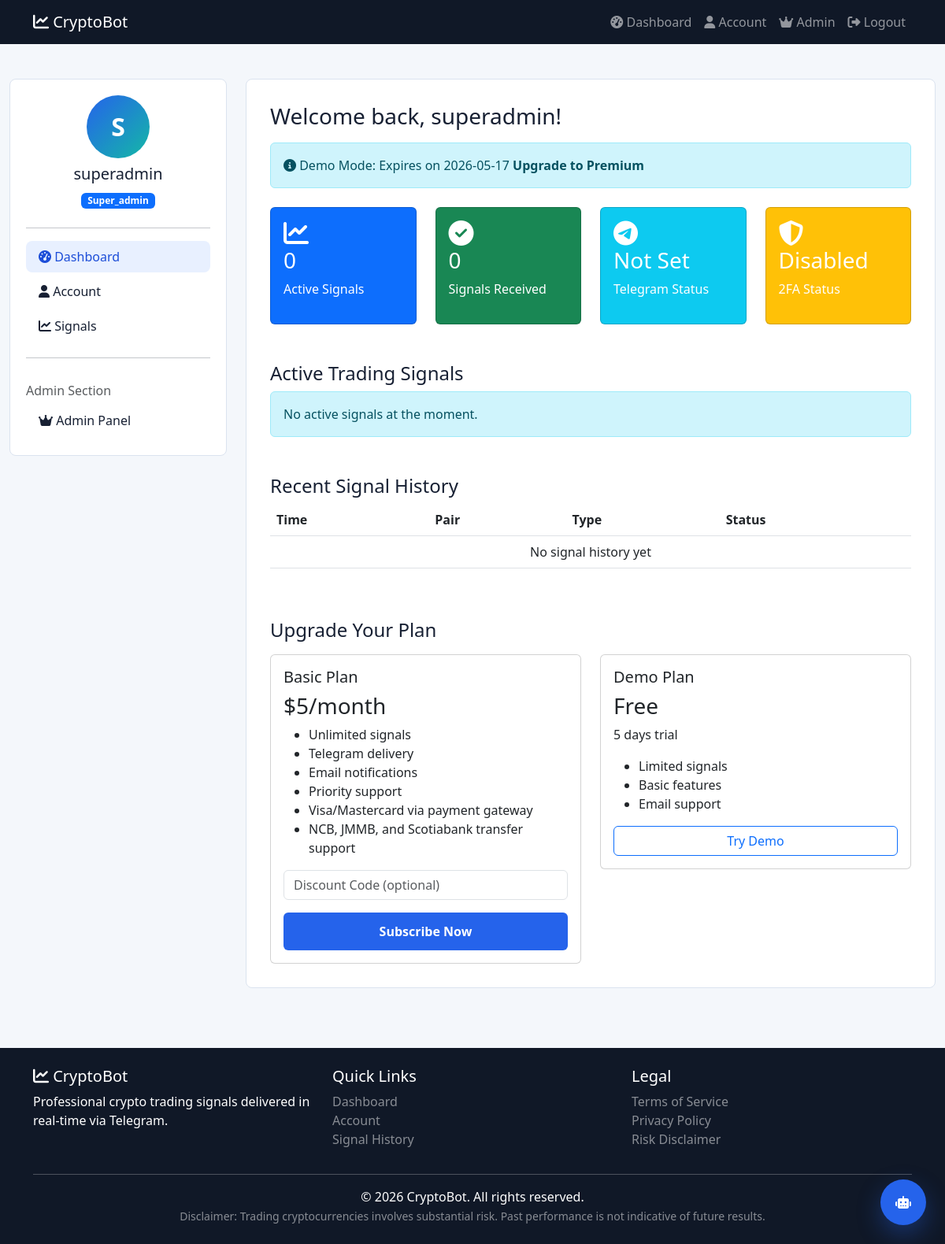
The app's page /dashboard (signed in) with its own data.
### database/models.py (models this page shows, shortened)
class User(UserMixin, db.Model):
    __tablename__ = 'users'
    id = db.Column(db.Integer, primary_key=True)
    email = db.Column(db.String(120), unique=True, nullable=False)
    username = db.Column(db.String(80), unique=True, nullable=False)
    password_hash = db.Column(db.String(200), nullable=False)
    role = db.Column(db.String(20), default='user')  # super_admin, admin, teacher, student, user
    subscription_status = db.Column(db.String(20), default='inactive')  # active, inactive, demo
    is_active = db.Column(db.Boolean, default=True)
    is_blocked = db.Column(db.Boolean, default=False)
    telegram_chat_id = db.Column(db.String(50), nullable=True)
    twofa_secret = db.Column(db.String(50), nullable=True)
    twofa_enabled = db.Column(db.Boolean, default=False)
    demo_expiry = db.Column(db.DateTime, nullable=True)
    created_at = db.Column(db.DateTime, default=datetime.utcnow)
    last_login = db.Column(db.DateTime, nullable=True)
    subscriptions = db.relationship('Subscription', backref='user', lazy=True)
    payments = db.relationship('Payment', backref='user', lazy=True)
    trades_created = db.relationship('Trade', backref='creator', lazy=True)
    logs = db.relationship('AdminLog', backref='admin', lazy=True)

### app.py (the view)
@app.route('/dashboard')
@login_required
def dashboard():
    if current_user.is_blocked:
        logout_user()
        flash('Your account has been blocked. Contact support.', 'danger')
        return redirect(url_for('login'))
    signals = Trade.query.filter_by(status='pending').order_by(Trade.created_at.desc()).limit(50).all()
    pairs = TradingPair.query.filter_by(is_active=True).all()
    subscription = Subscription.query.filter_by(user_id=current_user.id, is_active=True).first()
    recent_signals = SignalHistory.query.filter_by(user_id=current_user.id).order_by(SignalHistory.sent_at.desc()).limit(20).all()
    return render_template('dashboard.html',
                         signals=signals,
                         pairs=pairs,
                         subscription=subscription,
                         recent_signals=recent_signals)

### app.py (called while the page is built)
@app.context_processor
def inject_template_globals():
    return {'current_year': datetime.utcnow().year}

@login_manager.user_loader
def load_user(user_id):
    return User.query.get(int(user_id))

### templates/dashboard.html (shortened to what this page needs)
{% extends "includes/header.html" %}
{% block content %}
<div class="dashboard-container">
    <div class="container-fluid">
        <div class="row">
            <div class="col-md-3">
                <div class="dashboard-sidebar">
                    <div class="text-center mb-4">
                        <div class="user-avatar mx-auto mb-2">{{ current_user.username[:1]|upper }}</div>
                        <h5>{{ current_user.username }}</h5>
                        <span class="badge bg-primary">{{ current_user.role|title }}</span>
                    </div>
                    <hr>
                    <div class="nav flex-column">
                        <a class="nav-link active" href="{{ url_for('dashboard') }}">
                            <i class="fas fa-tachometer-alt"></i> Dashboard
                        </a>
                        <a class="nav-link" href="{{ url_for('account') }}">
                            <i class="fas fa-user"></i> Account
                        </a>
                        <a class="nav-link" href="{{ url_for('signals') }}">
                            <i class="fas fa-chart-line"></i> Signals
                        </a>
                        {% if current_user.role in ['super_admin', 'admin'] %}
                        <hr>
                        <h6 class="text-muted mt-3">Admin Section</h6>
                        <a class="nav-link" href="{{ url_for('admin_dashboard') }}">
                            <i class="fas fa-crown"></i> Admin Panel
                        </a>
                        {% endif %}
                    </div>
                </div>
            </div>
            <div class="col-md-9">
                <div class="dashboard-content">
                    <h3>Welcome back, {{ current_user.username }}!</h3>
                    <div class="alert alert-info mt-3">
                        <i class="fas fa-info-circle"></i>
                        {% if current_user.subscription_status == 'active' %}
                            Subscription: <strong>Active</strong> - Premium Access
                        {% elif current_user.subscription_status == 'demo' %}
                            Demo Mode: Expires on {{ current_user.demo_expiry.strftime('%Y-%m-%d') if current_user.demo_expiry else 'soon' }}
                            <a href="#subscribe" class="alert-link">Upgrade to Premium</a>
                        {% else %}
                            No active subscription. <a href="#subscribe" class="alert-link">Subscribe now</a>
                        {% endif %}
                    </div>
                    <div class="row mt-4">
                        <div class="col-md-3">
                            <div class="card bg-primary text-white">
                                <div class="card-body">
                                    <i class="fas fa-chart-line fa-2x"></i>
                                    <h3>{{ signals|length }}</h3>
                                    <p>Active Signals</p>
                                </div>
                            </div>
                        </div>
                        <div class="col-md-3">
                            <div class="card bg-success text-white">
                                <div class="card-body">
                                    <i class="fas fa-check-circle fa-2x"></i>
                                    <h3>{{ recent_signals|length }}</h3>
                                    <p>Signals Received</p>
                                </div>
                            </div>
                        </div>
                        <div class="col-md-3">
                            <div class="card bg-info text-white">
                                <div class="card-body">
                                    <i class="fab fa-telegram fa-2x"></i>
                                    <h3>{% if current_user.telegram_chat_id %}Connected{% else %}Not Set{% endif %}</h3>
                                    <p>Telegram Status</p>
                                </div>
                            </div>
                        </div>
                        <div class="col-md-3">
                            <div class="card bg-warning text-white">
                                <div class="card-body">
                                    <i class="fas fa-shield-alt fa-2x"></i>
                                    <h3>{% if current_user.twofa_enabled %}Enabled{% else %}Disabled{% endif %}</h3>
                                    <p>2FA Status</p>
                                </div>
                            </div>
                        </div>
                    </div>
                    <h4 class="mt-5">Active Trading Signals</h4>
                    <div class="signals-list">
                        {% for signal in signals %}
                        <div class="signal-card">
                            <div class="row align-items-center">
                                <div class="col-md-3">
                                    <strong>{{ signal.pair }}</strong>
                                </div>
                                <div class="col-md-2">
                                    <span class="signal-type-{{ signal.signal_type|lower }}">
                                        {{ signal.signal_type }}
                                    </span>
                                </div>
                                <div class="col-md-4">
                                    <small>Entry: {{ signal.entry_condition[:50] }}{% if signal.entry_condition|length > 50 %}...{% endif %}</small>
                                </div>
                                <div class="col-md-3 text-end">
                                    <small class="text-muted">{{ signal.created_at.strftime('%Y-%m-%d %H:%M') }}</small>
                                </div>
                            </div>
                            {% if signal.tp or signal.sl %}
                            <div class="row mt-2">
                                <div class="col-md-12">
                                    <small>TP: {{ signal.tp if signal.tp else 'N/A' }} | SL: {{ signal.sl if signal.sl else 'N/A' }}</small>
                                </div>
                            </div>
                            {% endif %}
                        </div>
                        {% else %}
                        <div class="alert alert-info">No active signals at the moment.</div>
                        {% endfor %}
                    </div>
                    <h4 class="mt-5">Recent Signal History</h4>
                    <div class="table-responsive">
                        <table class="table table-hover">
                            <thead>
                                <tr>
                                    <th>Time</th>
                                    <th>Pair</th>
                                    <th>Type</th>
                                    <th>Status</th>
                                </tr>
                            </thead>
                            <tbody>
                                {% for history in recent_signals %}
                                <tr>
                                    <td>{{ history.sent_at.strftime('%Y-%m-%d %H:%M') }}</td>
                                    <td>{{ history.trade.pair if history.trade else 'N/A' }}</td>
                                    <td>
                                        {% if history.trade %}
                                        <span class="signal-type-{{ history.trade.signal_type|lower }}">{{ history.trade.signal_type }}</span>
                                        {% else %}
                                        <span class="badge bg-secondary">N/A</span>
                                        {% endif %}
                                    </td>
                                    <td><span class="badge bg-success">Delivered</span></td>
                                </tr>
                                {% else %}
                                <tr>
                                    <td colspan="4" class="text-center">No signal history yet</td>
                                </tr>
                                {% endfor %}
                            </tbody>
                        </table>
                    </div>
                    <div id="subscribe" class="subscription-section mt-5">
                        <h4>Upgrade Your Plan</h4>
                        <div class="row mt-3">
                            <div class="col-md-6">
                                <div class="card">
                                    <div class="card-body">
                                        <h5>Basic Plan</h5>
                                        <h3>$5/month</h3>
                                        <ul>
                                            <li>Unlimited signals</li>
                                            <li>Telegram delivery</li>
                                            <li>Email notifications</li>
                                            <li>Priority support</li>
                                            <li>Visa/Mastercard via payment gateway</li>
                                            <li>NCB, JMMB, and Scotiabank transfer support</li>
                                        </ul>
                                        <form method="POST" action="{{ url_for('subscribe') }}">
                                            <div class="mb-3">
                                                <input type="text" name="discount_code" class="form-control" placeholder="Discount Code (optional)">
                                            </div>
                                            <button type="submit" class="btn btn-primary w-100">Subscribe Now</button>
                                        </form>
                                    </div>
                                </div>
                            </div>
                            <div class="col-md-6">
                                <div class="card">
                                    <div class="card-body">
                                        <h5>Demo Plan</h5>
                                        <h3>Free</h3>
                                        <p>5 days trial</p>
                                        <ul>
                                            <li>Limited signals</li>
                                            <li>Basic features</li>
                                            <li>Email support</li>
                                        </ul>
                                        <form method="POST" action="{{ url_for('subscribe') }}">
                                            <button type="submit" class="btn btn-outline-primary w-100">Try Demo</button>
                                        </form>
                                    </div>
                                </div>
                            </div>
                        </div>
                    </div>
                </div>
            </div>
        </div>
    </div>
</div>
{% endblock %}

### static/css/style.css (style rules this page uses)
:root { --primary: #2563eb; --primary-dark: #1d4ed8; --secondary: #14b8a6; --ink: #172033; --muted: #667085; --surface: #ffffff; --soft-surface: #f4f7fb; --dark: #101827; --success: #059669; --danger: #dc2626; --warning: #f59e0b; --border: #dbe3ef; --shadow: 0 18px 45px rgba(23, 32, 51, 0.12); }
* { box-sizing: border-box; margin: 0; padding: 0; }
body { background: var(--soft-surface); color: var(--ink); font-family: "Segoe UI", Tahoma, Geneva, Verdana, sans-serif; min-height: 100vh; }
a { text-decoration: none; }
.btn-primary { background: var(--primary); border: none; font-weight: bold; padding: 12px 30px; }
.dashboard-container { background: var(--soft-surface); min-height: calc(100vh - 80px); padding: 28px 0; }
.dashboard-sidebar, .dashboard-content { background: white; border: 1px solid var(--border); border-radius: 8px; }
.dashboard-sidebar { margin-bottom: 20px; padding: 20px; }
.dashboard-content { padding: 30px; }
.dashboard-sidebar .nav-link { border-radius: 8px; color: var(--ink); margin-bottom: 4px; }
.dashboard-sidebar .nav-link.active, .dashboard-sidebar .nav-link:hover { background: #e8f0ff; color: var(--primary-dark); }
.user-avatar { align-items: center; background: linear-gradient(135deg, #2563eb 0%, #14b8a6 100%); border-radius: 50%; color: white; display: flex; font-size: 2rem; font-weight: bold; height: 80px; justify-content: center; width: 80px; }

### records on screen
User: username "S", username "superadmin", role "Super_admin", demo_expiry "2026-05-17"

### other values on screen
{{ signals|length }} "0"
{{ recent_signals|length }} "0"
